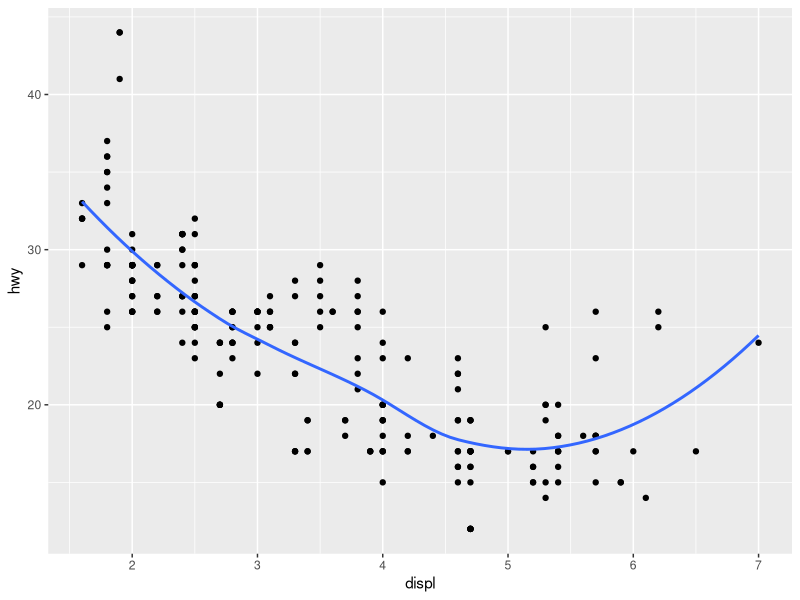
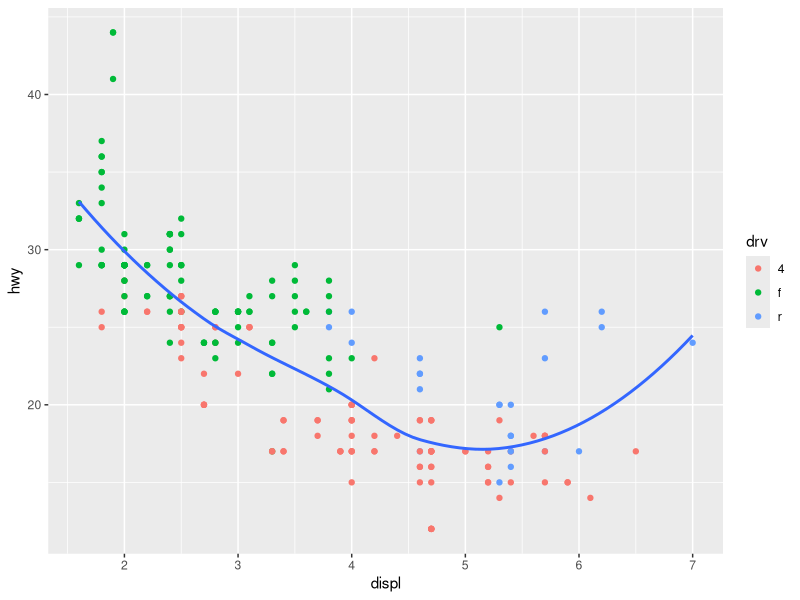
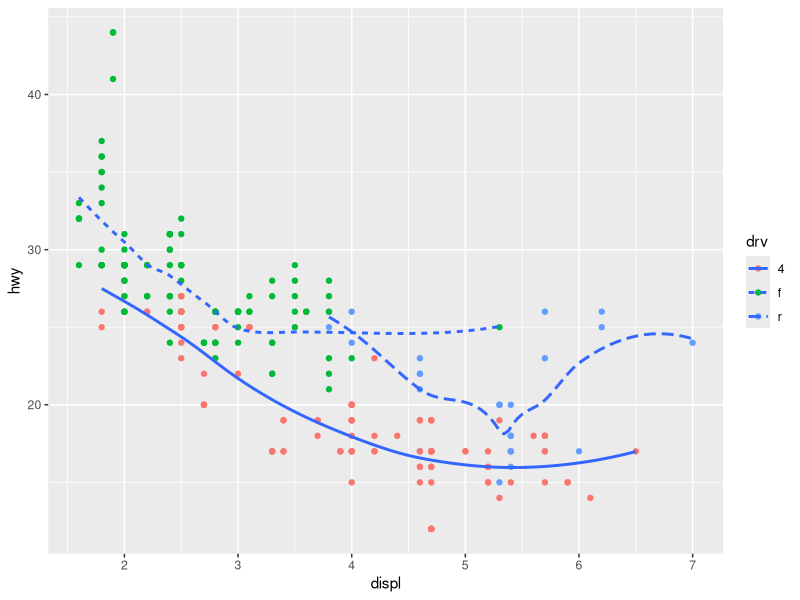
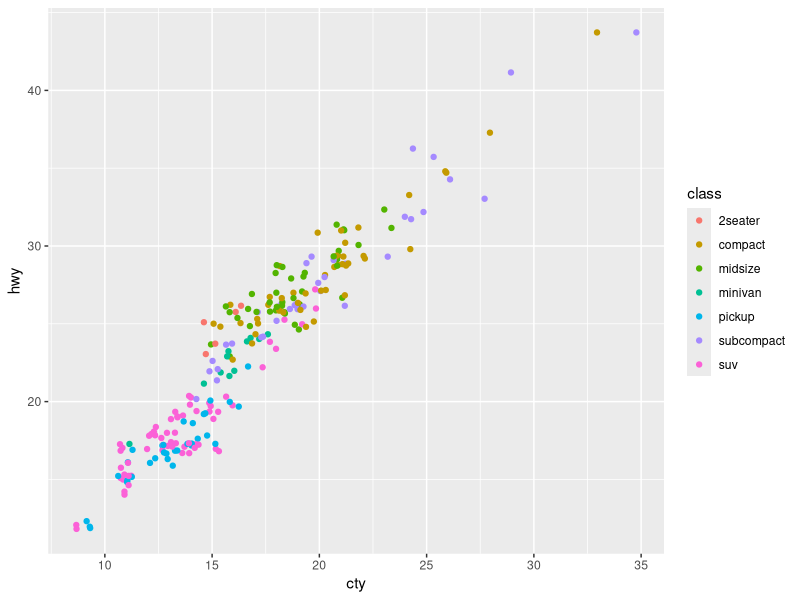
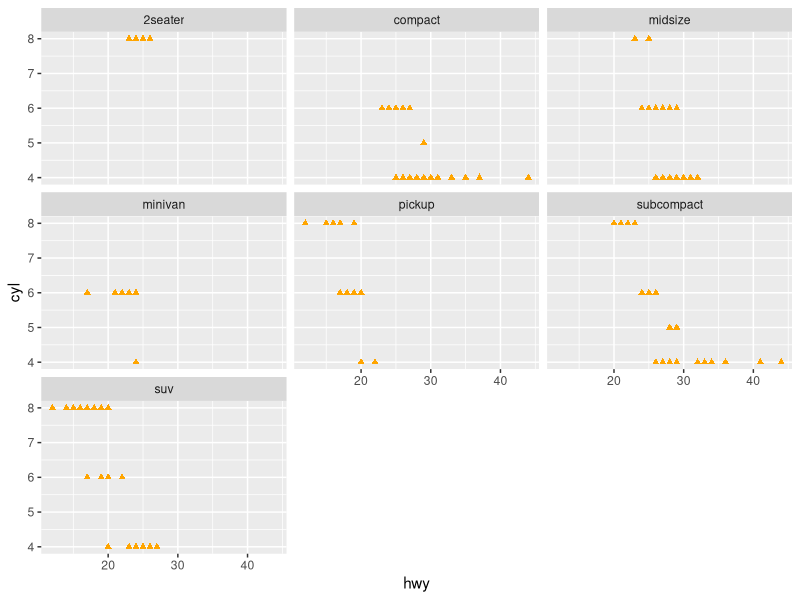

Write R code to recreate these figures, in order.
## ---- chunk 1
knitr::opts_chunk$set(echo = TRUE)
library(tidyverse)
## ---- chunk 2

## mycode: 
ggplot(data = mpg, mapping = aes( x = displ, y = hwy))+
  geom_point()+
  geom_smooth(se = FALSE)

## 1st, in order to reduce repitition set global mappings
## 2nd, with the exception of se = FALSE set to local geom_smooth

## ---- chunk 3
## My code:
ggplot(data = mpg, mapping = aes(x = displ, y = hwy))+
  geom_point(mapping = aes(color = drv)) +
  geom_smooth(se = FALSE)

## 1st set dataset and  global mapping that is applied to both geoms
## 2nd set up geom_point() with the color as drv to separate the shape groups
## 3rd set geom_smooth without the confidence bands
## ---- chunk 4
## My code:
ggplot(data = mpg, mapping = aes(x = displ, y = hwy))+
  geom_point(mapping = aes(color = drv))+
  geom_smooth(mapping = aes(linetype = drv), se = FALSE)

## 1st, set dataset and global mapping
## 2nd, geom_point local, use color = drv to separate shape by variable
## 3rd, geom_smooth local, use linetype = drv to set 3 types
## 4th, se = FALSE outside of aes() to remove confidence band

## ---- chunk 5
## My code:
ggplot(data = mpg, mapping = aes(x = cty, y = hwy))+
  geom_point(mapping = aes(color = class), position = "jitter")
 
## 1st, set dataset and global mappings
## 2nd, use geom_point to plot a scatterplot
## 3rd, specify aes() color = class this sets color of shape and + legend
## 4th, the scatter is overlapping... so use position adjustment,
##      this is outside of aes() and as a string
## ---- chunk 6
## My code:
ggplot(data = mpg, mapping = aes(x = hwy, y = cyl))+
  geom_point(shape = "triangle", color = "orange", position = "identity")+
  facet_wrap(~class, nrow = 3)

## 1st, set dataset and global mappings
## 2nd, specify shape, color, and position as strings for geom_point
## 3rd, use facet_wrap to separate by class
## 4th, set number of rows to 3
